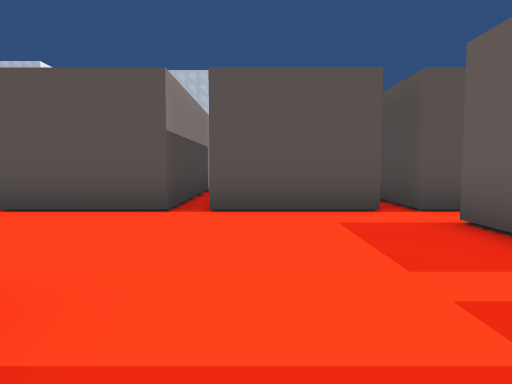
view 1 (above)

22 first-person views from a walk through a Unity game level. The camera is 1.3 m above the floor, tilts 4° down and sees 70° across. The floor is counted in squares, 2 m on a side. Each view is taken from the middle of a square. On the plan, view 1 faces up. The plan holds only what a view shows up to about 11 squares ahead; the rest is blank. The place goes on beyond the plan.

view 2
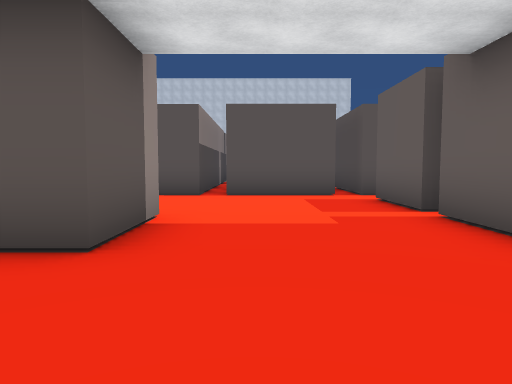

view 3
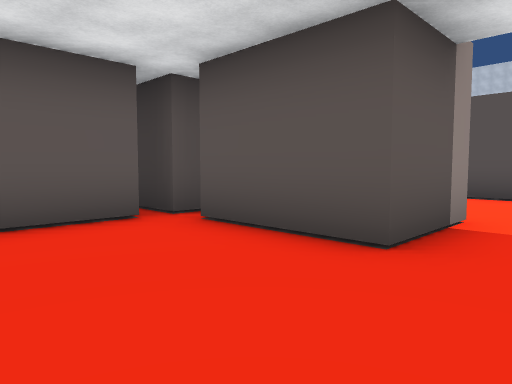

view 4
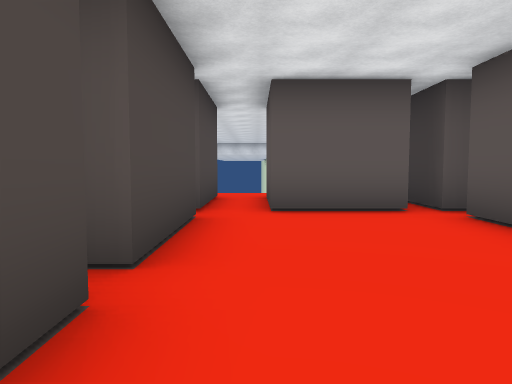

view 5
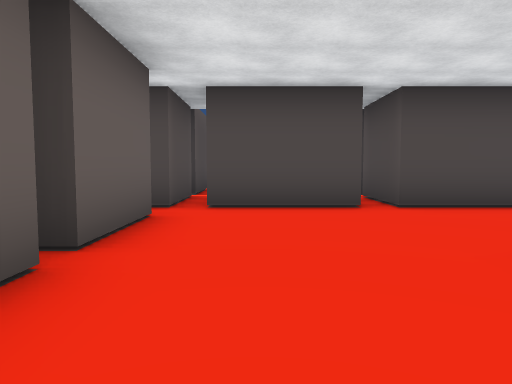

view 6
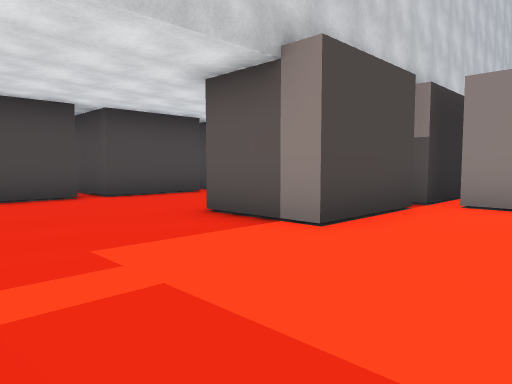

view 7
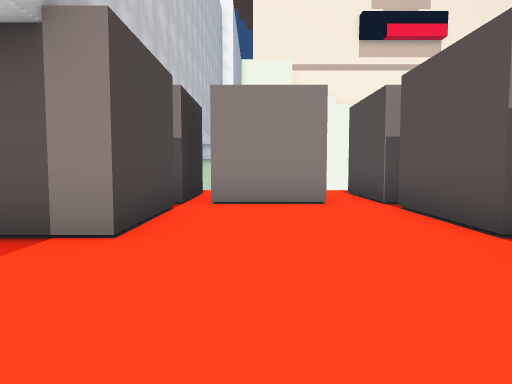

view 8
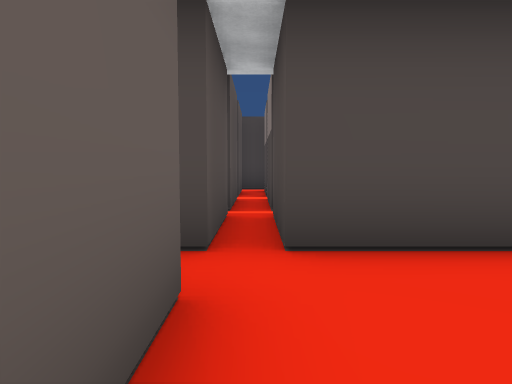

view 9
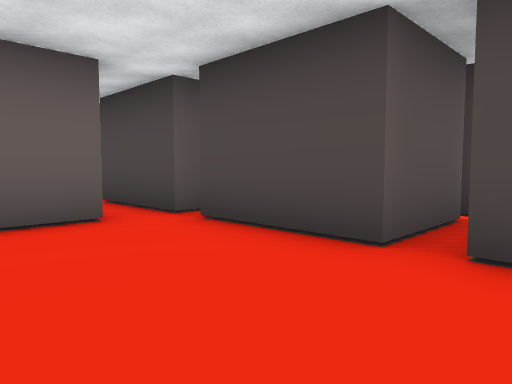

view 10
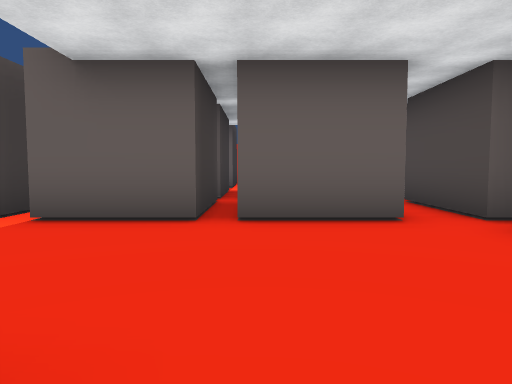

view 11
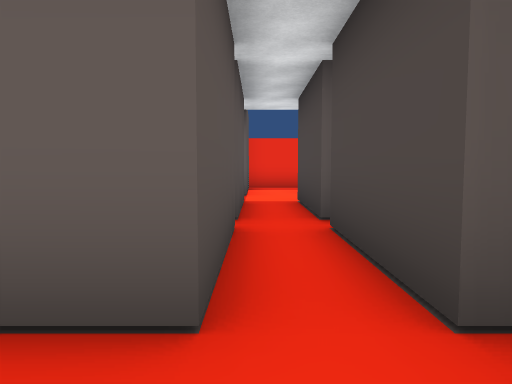

view 12
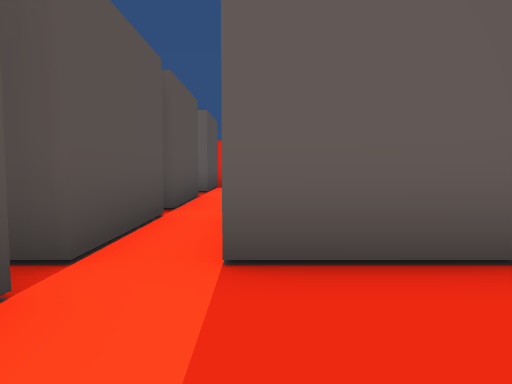

view 13
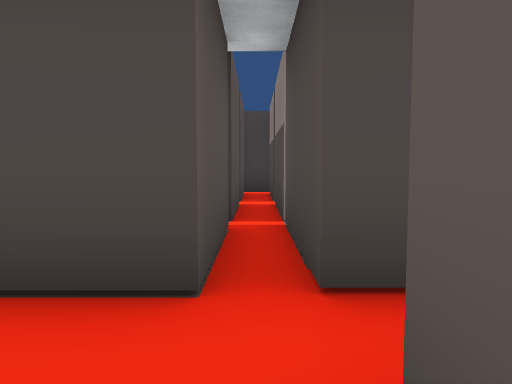

view 14
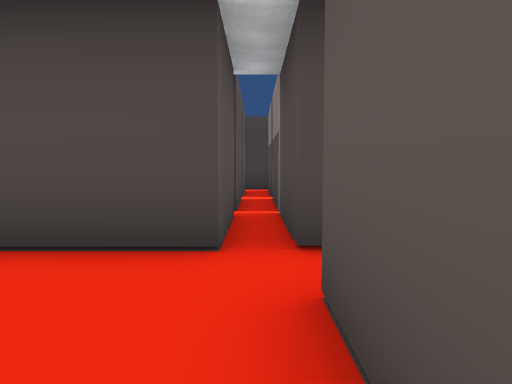

view 15
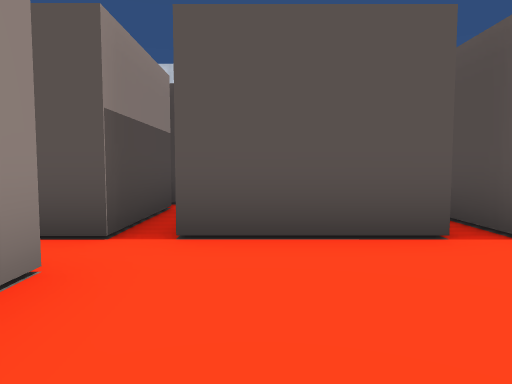

view 16
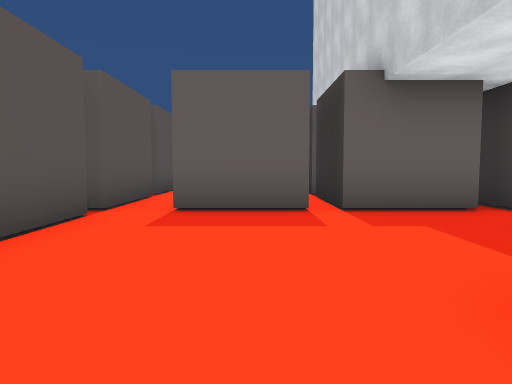

view 17
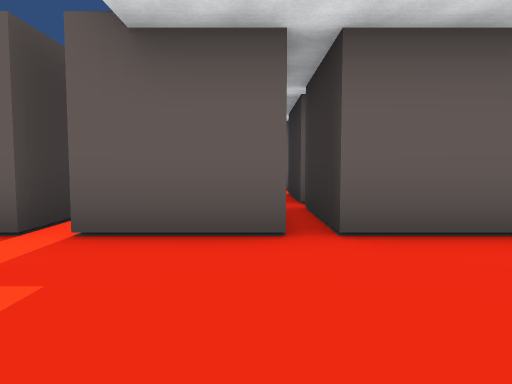

view 18
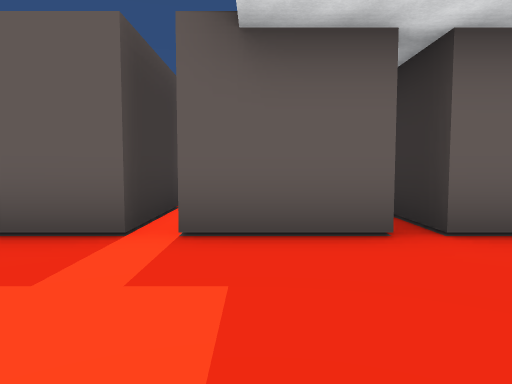

view 19
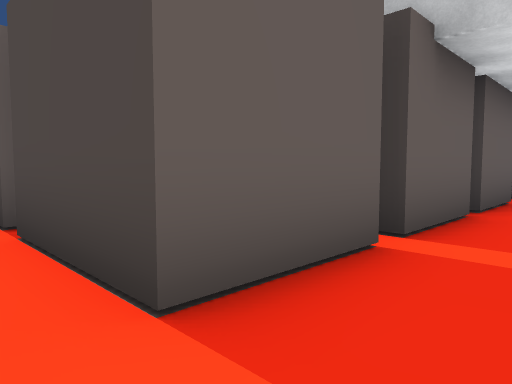

view 20
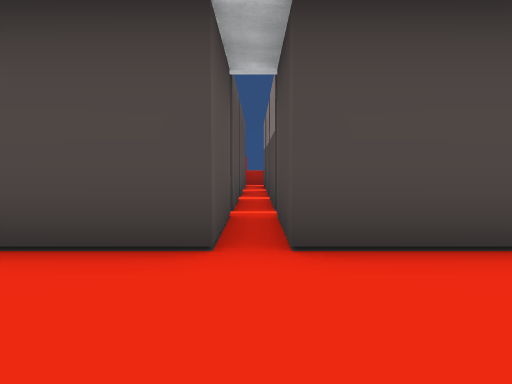

view 21
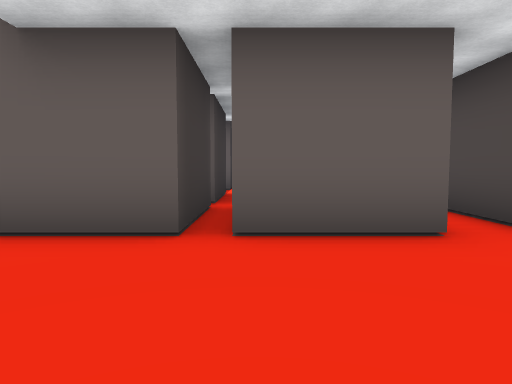

view 22
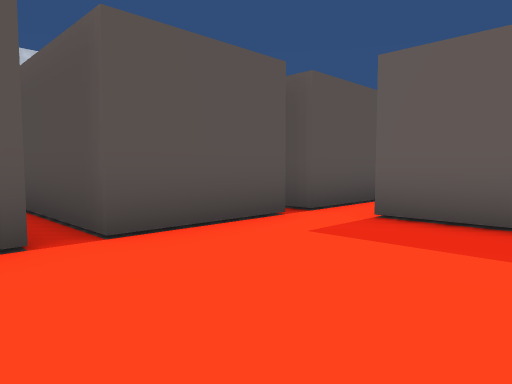

### Floor plan
Key: @ floor where view 1 was taken; # wall or solid block; . floor; v drop or lower ground.
Columns run from 8 left of view 1 to 12 right of it. Each row starts with its distance up from view 1.
 10       #
  9       #.
  8       #.#  #
  7    #. #.# .#
  6   ##.##.##.## ## ###
  5 v..................
  4    #.......##.#
  3    #.......##
  2 v.............
  1   ##.##....##.#
  0   ##.##.@..##.##.##
 -1   ##.......##.## ##
 -2   ##.......##.## ###
 -3 v....................
 -4 v.##.##.##.##.##.....
 -5    #.##.##.#
 -6    #.  .  .
 -7    #.##.##.#
 -8    #.##.##.#

Where each view was taken, in squares from view 1:
view 1: 0 up, 0 right, facing up
view 2: 3 down, 0 right, facing up
view 3: 3 down, 0 right, facing up-left
view 4: 3 down, 1 right, facing left
view 5: 2 up, 1 right, facing down
view 6: 4 up, 2 right, facing down-left
view 7: 3 up, 2 right, facing left
view 8: 1 down, 2 right, facing down
view 9: 1 down, 2 left, facing down-right
view 10: 1 down, 2 left, facing right
view 11: 3 down, 1 right, facing right
view 12: 4 up, 0 right, facing right
view 13: 2 down, 4 left, facing down
view 14: 1 down, 4 left, facing down
view 15: 2 up, 3 left, facing up
view 16: 3 up, 3 left, facing right
view 17: 0 up, 1 left, facing right
view 18: 1 up, 1 left, facing right
view 19: 5 up, 1 right, facing down-right
view 20: 1 down, 1 left, facing down
view 21: 1 down, 1 left, facing right
view 22: 2 up, 2 left, facing up-right
